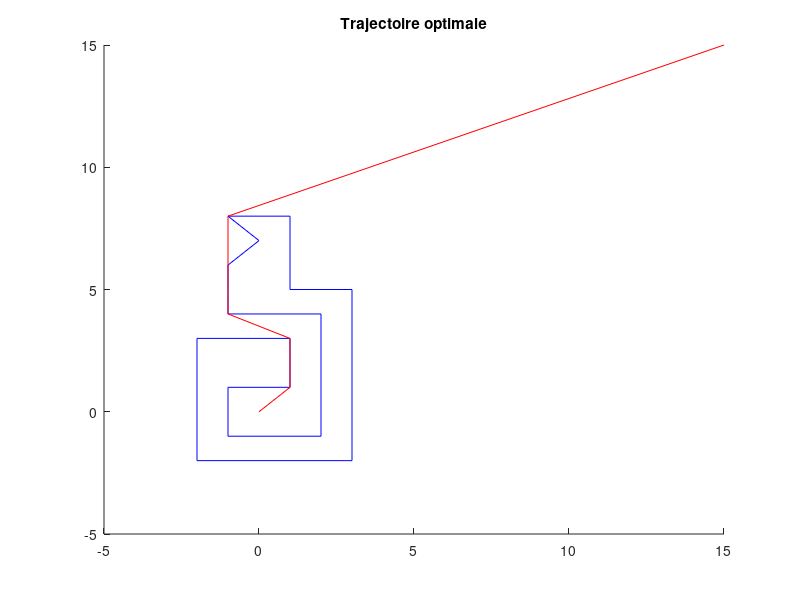

Source code (MATLAB):
fid = fopen('trajectoire.txt');
p0 = textscan(fid,'%d',1); %lecture du nombre de segments valides qui forment les obstacles
p = p0{1,1};
n0 = textscan(fid,'%d',1); %lecture du nombre d'obstacles
n = n0{1,1};




obstacle = zeros(p,4); % matrice des coordonnées des points des segments valides qui forment les obstacles
i=1;

while(i~=p+1)
    k = textscan(fid,'%f',1);
    obstacle(i,1) = k{1,1};
    k = textscan(fid,'%f',1);
    obstacle(i,2) = k{1,1};
    k = textscan(fid,'%f',1);
    obstacle(i,3) = k{1,1};
    k = textscan(fid,'%f',1);
    obstacle(i,4) = k{1,1};
    i=i+1;
end
hold on
for i=1:(p)
    plot([obstacle(i,1) obstacle(i,3)],[obstacle(i,2) obstacle(i,4)], 'Color', 'blue');
end



q0 = textscan(fid,'%d',1); %lecture du nombre de points constituant la trajectoire finale
q = q0{1,1};


trajectoire = zeros(q,2);
i=1;

while(i~=q+1)
    k = textscan(fid,'%f',1);
    trajectoire(i,1) = k{1,1};
    k = textscan(fid,'%f',1);
    trajectoire(i,2) = k{1,1};
    i=i+1;
end

for i=1:(q-1)
    plot([trajectoire(i,1) trajectoire(i+1,1)],[trajectoire(i,2) trajectoire(i+1,2)],'Color','red');
end
hold off

title('Trajectoire optimale')


fclose(fid);

























